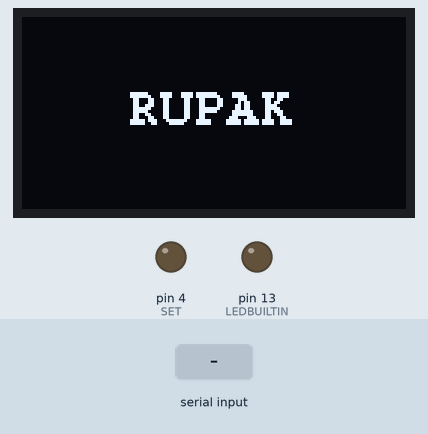
Recording of a sketch running on a simulated Arduino Uno, built with avr-gcc and run on an emulated ATmega328P. Parts: 128×64 one-colour display, output pins drawn as LEDs (lit = HIGH). The inputs (shaded band) are chosen by the test bench.

Above: at 2.2 s.
2.3 s: "1" received over the second serial link
At 4.2 s:
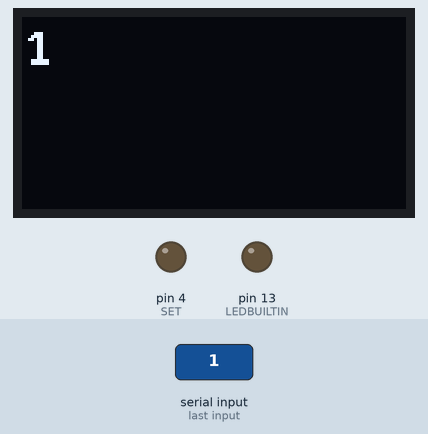
4.8 s: "0" received over the second serial link
At 6.5 s:
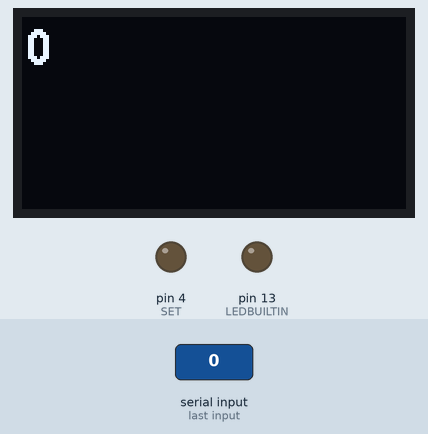
7.3 s: "2" received over the second serial link
At 9.3 s:
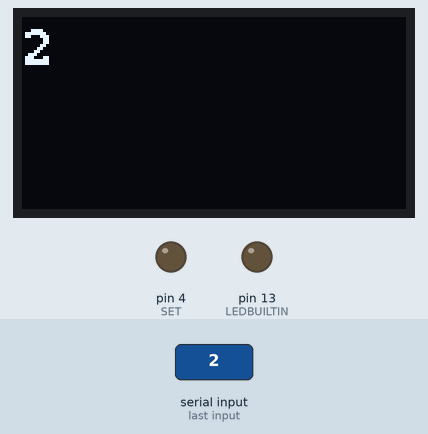
Timing chart, 0 to 10.8 s (numbered marks = the images above; inputs shaded):
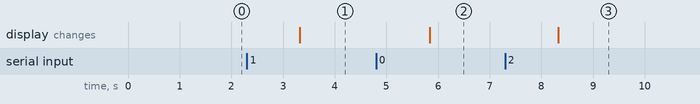

The sketch:

PCB_HC12_Commander.ino
```cpp
#include <Adafruit_SSD1306.h>
Adafruit_SSD1306 display(128, 64);
#include <Fonts/FreeMonoBold9pt7b.h>
#include <SoftwareSerial.h>
#define SET 4
#define TX 3
#define RX 2
#define LEDBUILTIN 13
unsigned char n = 0;

SoftwareSerial mySerial(TX, RX);

void setup() {
  display.begin(SSD1306_SWITCHCAPVCC, 0x3C);
  display.setFont(&FreeMonoBold9pt7b);
  display.clearDisplay();
  display.setTextColor(WHITE);
  display.setTextWrap(true);
  display.setCursor(35,35);
  display.print("RUPAK");
  display.display();

  pinMode(SET, OUTPUT);
  pinMode(LEDBUILTIN, OUTPUT);
  digitalWrite(SET, LOW);
  delay(1000);
  Serial.begin(9600);
  mySerial.begin(9600);
}

void loop(){
  if (n == 0)
  mySerial.write("AT");

  if (n == 1)
  mySerial.write("AT+DEFAULT");
/*
  if (n == 2)
  mySerial.write("AT+C010");

  if (n == 3)
  mySerial.write("AT+FU3");

  if (n == 4)
  mySerial.write("AT+P8");
 */
  if (mySerial.available()){
    display.clearDisplay();
    display.setCursor(0,15);
    display.print(String(mySerial.readString()));
    display.display();
    n++;
    delay(1000);
  }
 /*
  if (mySerial.available()){
    Serial.write(mySerial.read());
  }
  if (Serial.available()){
    mySerial.write(Serial.read());
  }
 */
}
```

Measured:
- after the input at 2.3 s, the display: changes after 1.0 s (image 1)
- after the input at 4.8 s, the display: changes after 1.0 s (image 2)
- after the input at 7.3 s, the display: changes after 1.0 s (image 3)
